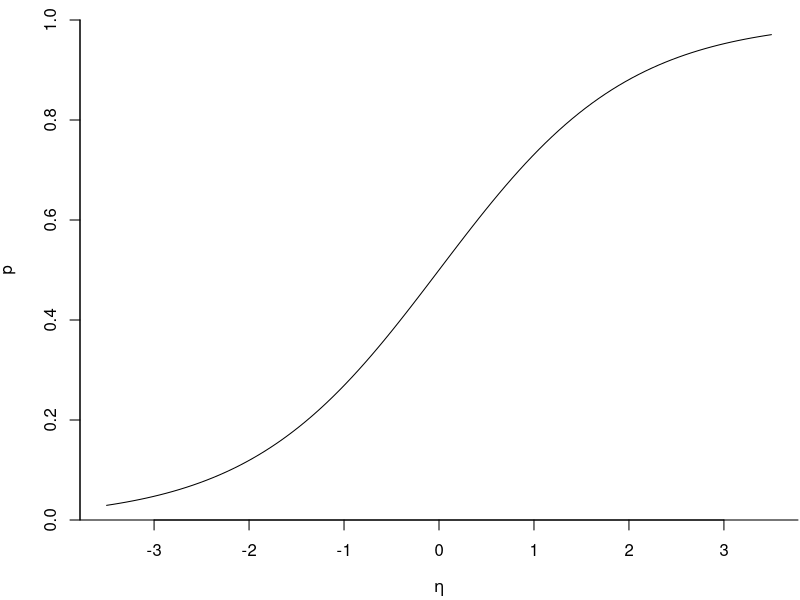

Recreate this plot in R. (Note: this script raises an error after producing the figure.)
## ---- chunk 1
logit <- function(x){log(x/(1-x))}
expit <- function(x){1/(1+exp(-x))}
par(mar = c(4,4,1,0.1), bty = "l")
curve(expit, 
    ylim = c(0,1),
    yaxs="i",
    from = -3.5, 
    to = 3.5, 
    xlab = expression(eta), 
    ylab = expression(p))

## ---- chunk 2
knitr::include_graphics("figures/03-logistic-e1.png")
## ---- chunk 3
knitr::include_graphics("figures/03-logistic-e2.png")
## ---- chunk 4
knitr::include_graphics("figures/03-logistic-e3.png")
## ---- chunk 5
knitr::include_graphics("figures/03-logistic-e4.png")
## ---- chunk 6
par(mar = c(4,4,1,0.1), bty = "l")
curve(expit(-3.05+0.0749*x), 
    ylim = c(0,1),
    yaxs="i",
    from = 18, 
    to = 59, 
    xlab = "âge (en années)", 
    ylab = "p")

## ---- chunk 7
knitr::include_graphics("figures/03-logistic-e9.png")
## ---- chunk 8
knitr::include_graphics("figures/03-logistic-e5.png")
## ---- chunk 9
knitr::include_graphics("figures/03-logistic-e6.png")
## ---- chunk 10
knitr::include_graphics("figures/03-logistic-e7.png")
## ---- chunk 11
knitr::include_graphics("figures/03-logistic-e8.png")
## ---- chunk 12
knitr::include_graphics("figures/03-logistic-e10.png")
## ---- chunk 13
knitr::include_graphics("figures/03-logistic-e11.png")
## ---- chunk 14
knitr::include_graphics("figures/03-logistic-e12.png")
## ---- chunk 15
knitr::include_graphics("figures/03-logistic-e13.png")
